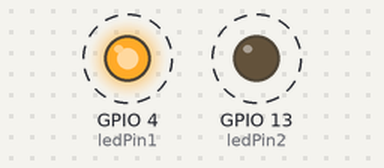
The sketch below on a simulated ESP32. Parts: output pins drawn as LEDs (lit = HIGH). Dashed ring = blinking. What the sketch prints to the serial monitor is not drawn.

Above: at 0.2 s.
Timing chart, 0 to 4.6 s (numbered marks = the images above):
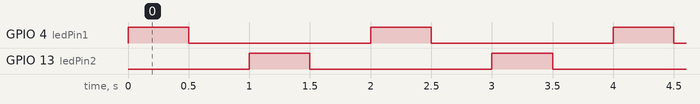

The sketch:

ESP32_blink.ino
```cpp
#include <M5Stack.h>
const int ledPin1 = 4;
const int ledPin2 = 13;

void setup() {
  // setup pin 5 as a digital output pin
  pinMode (ledPin1, OUTPUT);
  pinMode (ledPin2, OUTPUT);
   Serial.begin(115200);
}

void loop() {
  Serial.println("LED1 AN");
  digitalWrite (ledPin1, HIGH);
  delay(500);
  digitalWrite (ledPin1, LOW);
  delay(500);
  Serial.println("LED2 AN");
  digitalWrite (ledPin2, HIGH);
  delay(500);
  digitalWrite (ledPin2, LOW);
  delay(500);


}
```

Measured:
- by itself, GPIO 4 (ledPin1), GPIO 13 (ledPin2): alternates HIGH for 0.50 s and LOW for 1.5 s
- by itself, everything shown: repeats every 2.0 s, in 4 steps
